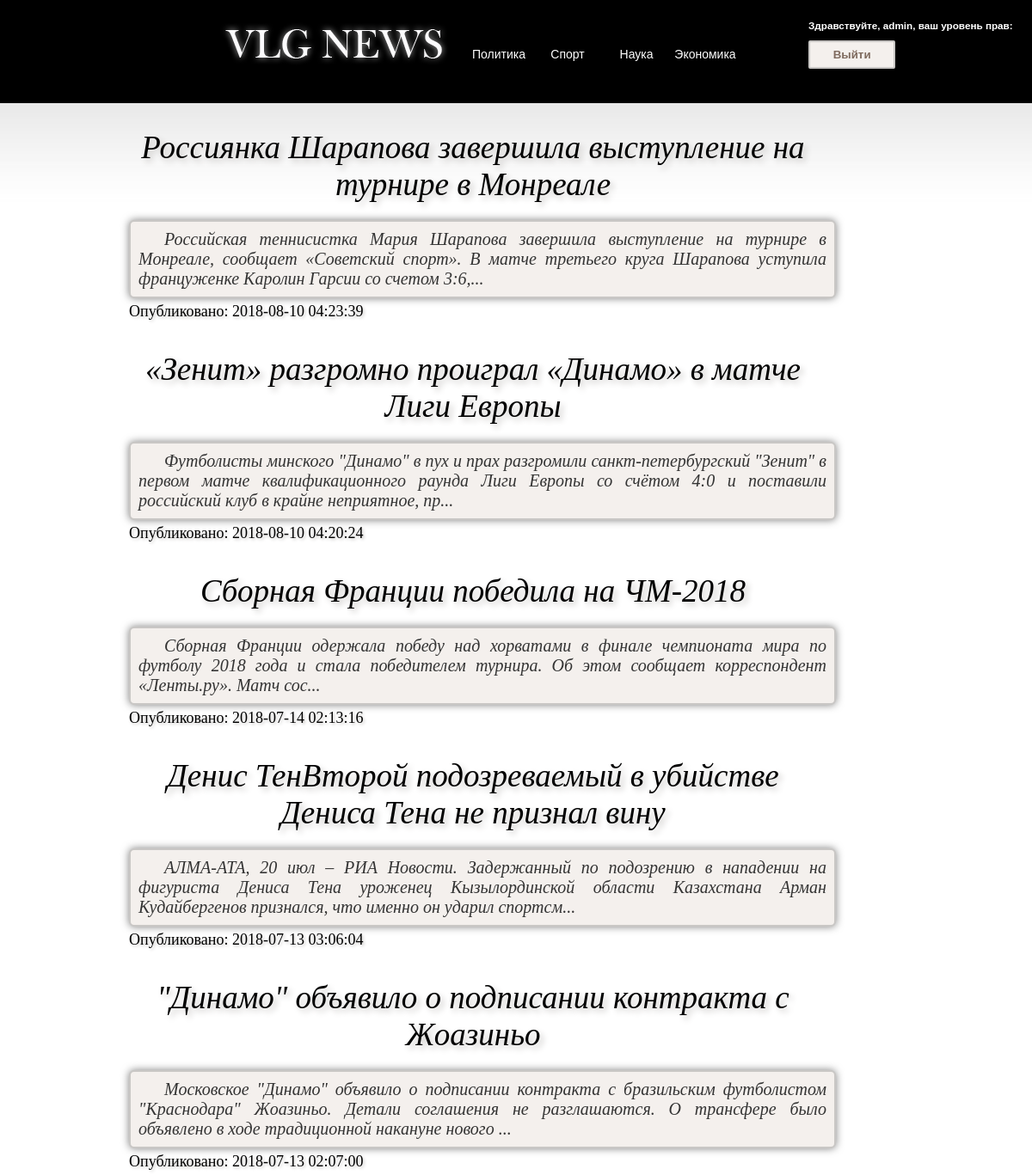
Screenshot of /index.php?section=sport (signed in) with the database file from the repository.
### tables this page shows
CREATE TABLE `news` (
  `id` int(11) NOT NULL,
  `head` varchar(150) NOT NULL,
  `text` text NOT NULL,
  `publication_date` datetime NOT NULL,
  `section` varchar(10) NOT NULL,
  `keywords` varchar(400) NOT NULL
);

### index.php (the view, shortened to what this page needs)
<!DOCTYPE >
<html>
<head>
<link href="css/stylesheet.css" rel="stylesheet" type="text/css" />
</head>
<body>
<div id="top_bar_black">
    <div id="logo_container"> <a href=./ > <div id="logo_image"> </div></a>
        <div id="nav_block">
          <a href=index.php?section=politic>
            <div class="nav_button"> Политика </div>
          </a>
          <a href=index.php?section=sport>
            <div class="nav_button"> Спорт </div>
          </a>
          <a href=index.php?section=science>
            <div class="nav_button"> Наука </div>
          </a>
          <a href=index.php?section=economic>
            <div class="nav_button"> Экономика </div>
          </a>
        </div>
    </div>
          <?php if(isset($_SESSION['user'])) { ?>
               <div id="greeting_form">
                    <br/><h3>Здравствуйте, <?php echo $_SESSION['user'].", ваш уровень прав: ".$_SESSION['root'];?> </h3>
                    <form name = "myform" action = "model/model.php" method = "post">
                             <input type = "submit" name = "submit_close" value = "Выйти" />
                    </form>
                </div>
        <?php } ?>
 </div>
<?php  require_once "model/bd.php";
    if(isset($_GET['tag']))
    {
        $tag = htmlspecialchars($_GET['tag']);
        $sth = $dbh->query('SELECT LEFT(text, 200), head, publication_date, keywords, id FROM news ORDER BY publication_date DESC LIMIT 10');
         foreach($sth as $row)
            {
                $str = mb_strtolower($row['keywords'], 'UTF-8');
                $tags = preg_split("/[\s,]+/", $str);
                foreach($tags as $word)
                {
                    if ($word == $tag)
                    {
                        echo "<a href = list.php?id=".$row['id'].">
                                <div id=content_container>
                                        <div id=header>
                                            <div class=header_content_mainline>".$row['head']."</div>
                                        </div>
                                    <div id=header_lower>";
                                        if (file_exists("model/fornews/".$row['id'].".jpg"))
                                            echo "<img src = model/fornews/".$row['id'].".jpg >";
                                         echo "<div id=header_content_boxcontent>".$row['LEFT(text, 200)']. "..."."</div>
                                               <div id=publication_date> Опубликовано: ".$row['publication_date']." </div>
                                    </div>
                            </a>";
                                if(($_SESSION['root']) == 10)
                    {
                        echo  " <div id=admin_buttons>
                                        <form name = adm_form action = model/admin.php?id=".$row['id']." method=post>
                                            <input type=submit name=delete value=Удалить />
                                            <input type=submit name=edit value=Редактировать />
                                        </form>
                                </div>";
                    }
                            echo "</div>";
                    }
                }
            }
    }
    else
    {
        if(isset($_GET['section']))
            {
                $section = htmlspecialchars($_GET['section']);
                $sth = $dbh->prepare('SELECT LEFT(text, 200), head, publication_date, id FROM news  WHERE section = ? ORDER BY publication_date DESC LIMIT 10');
                $sth->execute(array($section));
            }
        else
            {
                $sth = $dbh->query('SELECT LEFT(text, 200), head, publication_date, id FROM news ORDER BY publication_date DESC LIMIT 10');
            }
            foreach($sth as $row)
            {
                echo "<a href = list.php?id=".$row['id'].">
                        <div id=content_container>
                            <div id=header>
                                <div class=header_content_mainline>".$row['head']."</div>
                            </div>
                                <div id=header_lower>";
                                     echo "<div id=header_content_boxcontent>".$row['LEFT(text, 200)']. "..."."</div>
                                <div id=publication_date> Опубликовано: ".$row['publication_date']." </div>
                        </div>
                    </a>";
            }
    }
 ?>
</body>
</html>

### css/stylesheet.css (style rules this page uses)
body { margin:0px; padding:0px; background-attachment:scroll; background-image:url(../images/background.jpg); background-repeat:repeat-x; background-position:left top; }
#content_container, #content_container_list, #navigation { margin:auto; margin-bottom:100px; width:900px; background-attachment:scroll; }
.header_content_mainline { text-align:center; font-size:37px; color:#000000; width:800px; font-weight:500; font-style:italic; text-shadow:#c9c7c5 0.1em 0.1em 0.2em; }
#header_content_boxcontent { text-indent:1.5em; text-align:justify; margin-top:10px; font-size:20px; color:#333333; width:800px; font-style:italic; border:2px solid #c9c7c5; border-radius:6px; padding:9px; background-color:f4f0ed; box-shadow:0 0 10px rgba(0,0,0,0.5); }
#header_lower { width:800px; float:left; }
#publication_date { margin-top:5px; margin-bottom:5px; font-size:18px; color:black; text-shadow:#c9c7c5 0.1em 0.1em 0.2em; }
#logo_container { height:90px; width:700px; margin-left:20%; float:left; }
#logo_image { width:300px; height:69px; margin-top:20px; float:left; background-image:url(../images/logo.png); }
#top_bar_black { width:100%; height:120px; background-color:#000000; }
#greeting_form { font-family:Verdana, Arial, Helvetica, sans-serif; color:#FFFFFF; font-size:10px; float:left; display:inline; }
#avt_form > form > input[type = "submit"], #greeting_form > form > input[type = "submit"] { margin-left:60px; display:inline-block; color:#7f6b5f; font-weight:700; text-decoration:none; user-select:none; padding:.5em 2em; outline:none; border:2px solid #c9c7c5; border-radius:2px; transition:0.2s; background-color:f4f0ed; }
#greeting_form > form > input[type = "submit"] { margin-left:0px; }
#nav_block { margin-top:20px; width:400px; height:90px; float:left; }
.nav_button { width: 80px; color:#FFFFFF; font-family:Verdana, Arial, Helvetica, sans-serif; font-size:14px; margin-top:35px; text-align:center; float:left; }
#header { width:800px; margin-top:30px; margin-bottom:10px; float:left; }

### rows the page displays
news: head "Россиянка Шарапова завершила выступление на турнире в Монреале", LEFT "Российская теннисистка Мария Шарапова завершила выступление на турнире в Монреале, сообщает «Советский спорт». В матче третьего круга Шарапова уступила француженке Каролин Гарсии со счетом 3:6,", publication_date "2018-08-10 04:23:39"
news: head "«Зенит» разгромно проиграл «Динамо» в матче Лиги Европы", LEFT "Футболисты минского \"Динамо\" в пух и прах разгромили санкт-петербургский \"Зенит\" в первом матче квалификационного раунда Лиги Европы со счётом 4:0 и поставили российский клуб в крайне неприятное, пр", publication_date "2018-08-10 04:20:24"
news: head "Сборная Франции победила на ЧМ-2018", LEFT "Сборная Франции одержала победу над хорватами в финале чемпионата мира по футболу 2018 года и стала победителем турнира. Об этом сообщает корреспондент «Ленты.ру». Матч сос", publication_date "2018-07-14 02:13:16"
news: head "Денис ТенВторой подозреваемый в убийстве Дениса Тена не признал вину", LEFT "АЛМА-АТА, 20 июл – РИА Новости. Задержанный по подозрению в нападении на фигуриста Дениса Тена уроженец Кызылординской области Казахстана Арман Кудайбергенов признался, что именно он ударил спортсм", publication_date "2018-07-13 03:06:04"
news: head "\"Динамо\" объявило о подписании контракта с Жоазиньо", LEFT "Московское \"Динамо\" объявило о подписании контракта с бразильским футболистом \"Краснодара\" Жоазиньо. Детали соглашения не разглашаются. О трансфере было объявлено в ходе традиционной накануне нового", publication_date "2018-07-13 02:07:00"

### other values shown
$_SESSION['user'] "admin"
